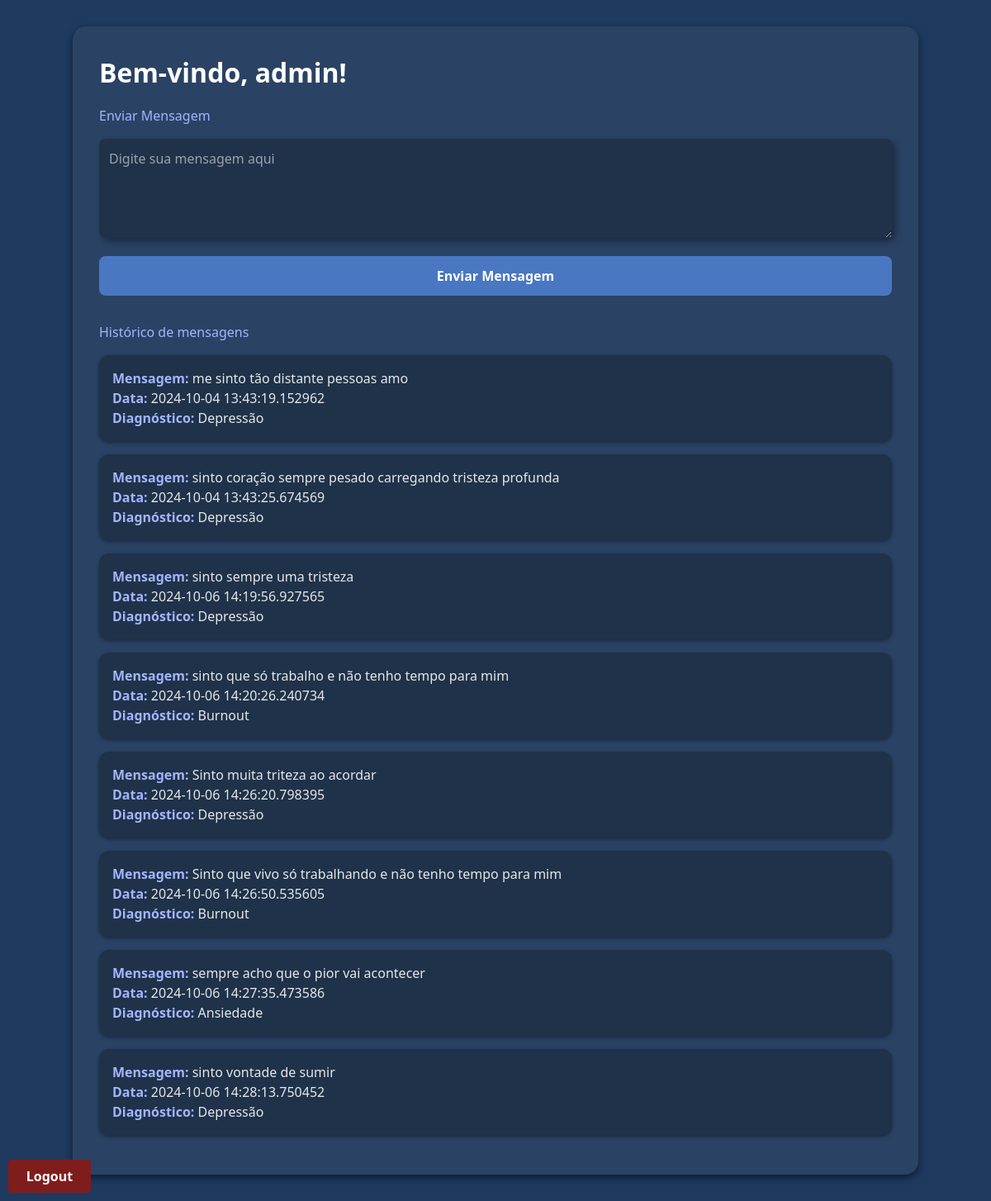
The page /dashboard (signed in) on the database its author committed.
### tables this page shows
CREATE TABLE "chat_memory" (
    id INTEGER PRIMARY KEY,
    id_user INTEGER,
    mensagem TEXT,
    data_criacao DATETIME DEFAULT CURRENT_TIMESTAMP, -- Define como timestamp automático
    id_diagnostico INTEGER, -- Nova coluna FK para 'diagnostico'
    FOREIGN KEY (id_diagnostico) REFERENCES diagnostico(ID)
);

### app.py (the view, shortened to what this page needs)
@app.route('/dashboard', methods=['GET', 'POST'])
def dashboard():
    if 'user_id' not in session:
        flash('Faça login para acessar o dashboard.')
        return redirect(url_for('login'))
    diagnostico_map = {
        1: 'Depressão',
        2: 'Ansiedade',
        3: 'Pânico',
        4: 'Burnout'
    }
    conn = get_db_connection()
    chat_memory = conn.execute("SELECT * FROM chat_memory WHERE id_user = ?", (session['user_id'],)).fetchall()
    conn.close()
    return render_template('dashboard.html', nome=session['nome'], chat_memory=chat_memory, diagnostico_map=diagnostico_map)

### app.py (called while the page is built)
def get_db_connection():
    conn = sqlite3.connect('data/user_data.db', timeout=10)  # Timeout de 10 segundos
    conn.row_factory = sqlite3.Row
    return conn

### templates/dashboard.html (shortened to what this page needs)
<!DOCTYPE html>
<html lang="en">
<head>
    <link rel="stylesheet" href="{{ url_for('static', filename='styles/style.css') }}">
    <link href="https://cdn.jsdelivr.net/npm/tailwindcss@2.2.19/dist/tailwind.min.css" rel="stylesheet">
</head>
<body class="font-sans">
    <div class="container">
        <h1 class="title">Bem-vindo, {{ nome }}!</h1>
        <h2 class="text-accent mb-4">Enviar Mensagem</h2>
        <form action="/dashboard" method="POST" class="space-y-4">
            <textarea name="mensagem" placeholder="Digite sua mensagem aqui" rows="4" class="w-full p-3 rounded-lg textarea-msg border border-gray-600 text-gray-200 focus:outline-none focus:ring focus:ring-blue-600"></textarea>
            <button type="submit" class="w-full btn-primary p-3 rounded-lg font-semibold text-white transition">Enviar Mensagem</button>
        </form>
        <h2 class="text-accent mt-8 mb-4">Histórico de mensagens</h2>
        <ul>
            {% for chat in chat_memory %}
            <li class="card">
                <strong class="text-accent">Mensagem:</strong> {{ chat['mensagem'] }} <br>
                <strong class="text-accent">Data:</strong> {{ chat['data_criacao'] }} <br>
                <strong class="text-accent">Diagnóstico:</strong> {{ diagnostico_map.get(chat['id_diagnostico'], 'Não encontrado') }}
            </li>
            {% endfor %}
        </ul>
    </div>
    <form action="{{ url_for('logout') }}" method="post">
        <button type="submit" class="logout  py-2 bg-red-900 text-white font-semibold rounded hover:bg-red-600 transition">
            Logout
        </button>
</body>
</html>

### static/styles/style.css (style rules this page uses)
body { background-color: #1e3a5f; color: #e5e7eb; }
.container { max-width: 800px; margin: 2rem auto; padding: 2rem; background-color: #2a4365; border-radius: 1rem; box-shadow: 0 4px 10px rgba(0, 0, 0, 0.5); }
.textarea-msg { background-color: #1f3249; box-shadow: 4px 4px 10px rgba(0, 0, 0, 0.4); border: none; }
.title { font-size: 2rem; font-weight: bold; color: #ffffff; margin-bottom: 1rem; }
.logout { position: fixed; left: 10px; bottom: 10px; width: 100px; }
.btn-primary { background-color: #4977c2; transition: background-color 0.5s ease-in-out; }
.card { background-color: #1f3249; padding: 1rem; border-radius: 0.75rem; box-shadow: 0 2px 5px rgba(0, 0, 0, 0.4); margin-bottom: 1rem; }
.text-accent { color: #a5b4fc; }

### rows shown on the page
chat_memory: mensagem "me sinto tão distante pessoas amo", data_criacao "2024-10-04 13:43:19.152962", get "Depressão"
chat_memory: mensagem "sinto coração sempre pesado carregando tristeza profunda", data_criacao "2024-10-04 13:43:25.674569", get "Depressão"
chat_memory: mensagem "sinto sempre uma tristeza", data_criacao "2024-10-06 14:19:56.927565", get "Depressão"
chat_memory: mensagem "sinto que só trabalho e não tenho tempo para mim", data_criacao "2024-10-06 14:20:26.240734", get "Burnout"
chat_memory: mensagem "Sinto muita triteza ao acordar", data_criacao "2024-10-06 14:26:20.798395", get "Depressão"
chat_memory: mensagem "Sinto que vivo só trabalhando e não tenho tempo para mim", data_criacao "2024-10-06 14:26:50.535605", get "Burnout"
chat_memory: mensagem "sempre acho que o pior vai acontecer", data_criacao "2024-10-06 14:27:35.473586", get "Ansiedade"
chat_memory: mensagem "sinto vontade de sumir", data_criacao "2024-10-06 14:28:13.750452", get "Depressão"

### other values the page prints
{{ nome }} "admin"
